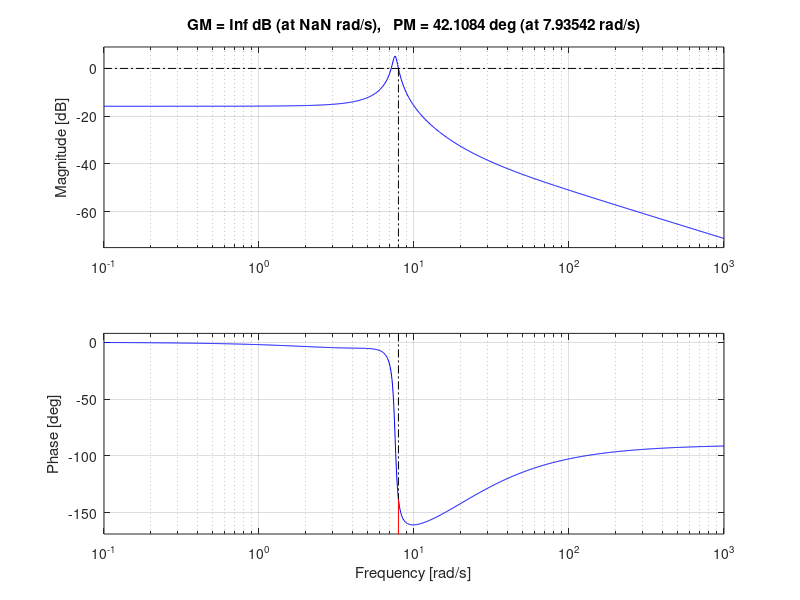

This chart was generated by the following MATLAB code: (Note: this script raises an error after producing the figure.)
clc 
clear all %Bu ve üstteki clc beraber kullanılıldığında script çalıştırırken önceki değişkenlei workspaceden siler

num = [1 18]; % Transfer fonksiyonun pay kısmı
den = [1 6 60 312]; % Transfer fonksiyonun payda  kısmı
T = tf(num,den) % Transfer fonksiyonu oluşturan tf fonksiyonu bunda ; yok çünkü terminalde görmek istiyorum transfer fonksiyonunu

Kp = 2.8; % P değeri
Ki = 0; % I değeri
Kd = 0.2759; % D değeri

G1 = pid(Kp, Ki, Kd); % PID

F = G1*T %feedback(G1*T,1) % Kapalı çevrim Fonksiyonu

bode(F)
margin(F)
bandwidth(F)

grid on
